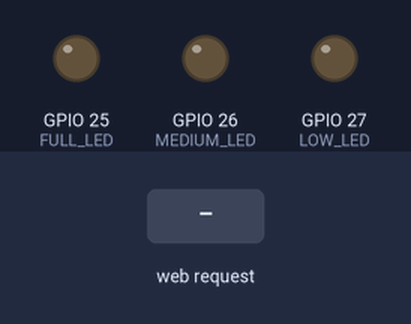
This sketch was run on a simulated ESP32. On the bench: output pins drawn as LEDs (lit = HIGH). The inputs (shaded band) are chosen by the test bench. What the sketch prints to the serial monitor is not drawn.

Above: at 1.2 s.
1.3 s: HTTP request GET /getLevel received
At 2.6 s:
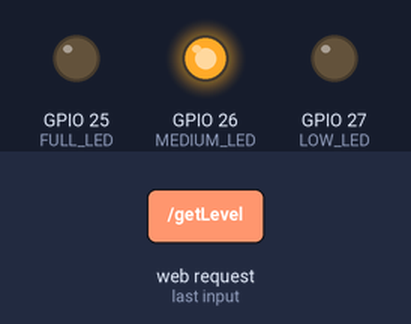
Timing chart, 0 to 4.3 s (numbered marks = the images above; inputs shaded):
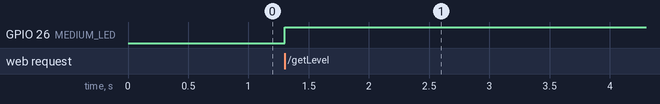

The sketch:

Water_level.ino
```cpp
#include <WiFi.h>

#define WATER_SENSOR_PIN 34

#define FULL_LED 25
#define MEDIUM_LED 26
#define LOW_LED 27

const char *ssid = "ESP32_WaterSensor";
const char *password = "12345678";

WiFiServer server(80);

String getHTML();


void setup() {
    Serial.begin(115200);
    pinMode(FULL_LED, OUTPUT);
    pinMode(MEDIUM_LED, OUTPUT);
    pinMode(LOW_LED, OUTPUT);
    WiFi.softAP(ssid, password);
    Serial.println("WiFi AP Started");
    Serial.print("IP Address: ");
    Serial.println(WiFi.softAPIP());
    server.begin();
}

void loop() {
    WiFiClient client = server.available();
    if (client) {
        String request = client.readStringUntil('\r');
        client.flush();

        if (request.indexOf("/getLevel") != -1) {
            int sensorValue = analogRead(WATER_SENSOR_PIN);
            String waterLevel = getWaterLevel(sensorValue);

            String jsonResponse = "{\"sensorValue\":" + String(sensorValue) +
                                  ", \"waterLevel\":\"" + waterLevel + "\"}";

            client.println("HTTP/1.1 200 OK");
            client.println("Content-type: application/json");
            client.println();
            client.println(jsonResponse);
            client.println();
            client.stop();
            return;
        }

        client.println("HTTP/1.1 200 OK");
        client.println("Content-type: text/html");
        client.println();
        client.println(getHTML());
        client.println();
        client.stop();
    }
}

String getWaterLevel(int sensorValue) {
    String level;

    if (sensorValue >= 400 && sensorValue <= 1000) {
        level = "FULL";
        digitalWrite(FULL_LED, HIGH);
        digitalWrite(MEDIUM_LED, LOW);
        digitalWrite(LOW_LED, LOW);
    }
    else if (sensorValue >= 1900 && sensorValue <= 2200) {
        level = "MEDIUM";
        digitalWrite(FULL_LED, LOW);
        digitalWrite(MEDIUM_LED, HIGH);
        digitalWrite(LOW_LED, LOW);
    }
    else if (sensorValue >= 2300) {
        level = "LOW";
        digitalWrite(FULL_LED, LOW);
        digitalWrite(MEDIUM_LED, LOW);
        digitalWrite(LOW_LED, HIGH);
    }
    else {
        level = "UNKNOWN";
        digitalWrite(FULL_LED, LOW);
        digitalWrite(MEDIUM_LED, LOW);
        digitalWrite(LOW_LED, LOW);
    }
    return level;
}

String getHTML() {
    return R"rawliteral(
        <!DOCTYPE html>
        <html>
        <head>
            <title>ESP32 Water Level</title>
            <meta name="viewport" content="width=device-width, initial-scale=1">
            <style>
                body { font-family: Arial, sans-serif; text-align: center; margin: 50px; }
                h1 { color: #0275d8; }
                .container { max-width: 400px; margin: auto; padding: 20px; border-radius: 10px;
                             box-shadow: 0px 0px 10px rgba(0,0,0,0.1); background: #f9f9f9; }
                .level-box { font-size: 24px; padding: 15px; margin-top: 10px; border-radius: 5px; }
                .full { background: #28a745; color: white; }
                .medium { background: #ffc107; color: black; }
                .low { background: #dc3545; color: white; }
                .unknown { background: gray; color: white; }
            </style>
            <script>
                function updateLevel() {
                    fetch('/getLevel')
                    .then(response => response.json())
                    .then(data => {
                        document.getElementById("sensorValue").innerText = "Sensor Value: " + data.sensorValue;
                        let levelBox = document.getElementById("waterLevelBox");
                        levelBox.innerText = "Water Level: " + data.waterLevel;
                        levelBox.className = "level-box " + data.waterLevel.toLowerCase();
                    });
                }
                setInterval(updateLevel, 2000); // Auto-refresh every 2 seconds
            </script>
        </head>
        <body>
            <h1>ESP32 Water Level Monitor</h1>
            <div class="container">
                <p id="sensorValue">Sensor Value: --</p>
                <div id="waterLevelBox" class="level-box unknown">Water Level: --</div>
            </div>
            <p>Auto-updating every 2 seconds...</p>
        </body>
        </html>
    )rawliteral";
}
```

Measured:
- after the input at 1.3 s, GPIO 26 (MEDIUM_LED): LOW → HIGH at once
